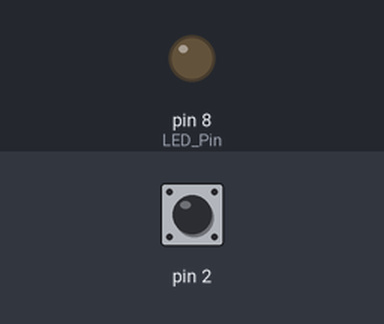
Bench run of a sketch on a simulated Arduino Uno, built with avr-gcc and run on an emulated ATmega328P. On the bench: output pins drawn as LEDs (lit = HIGH). The test bench sets the inputs (shaded band); at power-on: pin 2 HIGH.

Above: at 1.8 s.
1.9 s: pin 2 pulled LOW for 3.2 s
At 5.2 s:
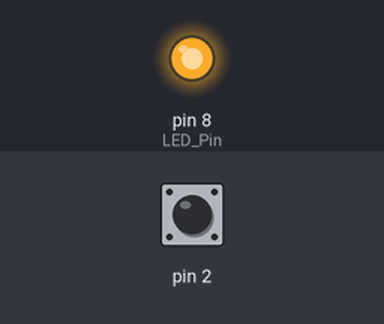
Timing chart, 0 to 6.7 s (numbered marks = the images above; inputs shaded):
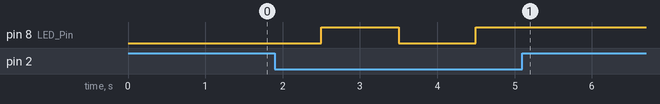

The sketch:

polling2.ino
```cpp
int ledOn = 0;  // LED starts off
int delayTime = 500; // 50 ms

void setup() {
  pinMode(2, INPUT_PULLUP);
  pinMode(8, OUTPUT); // LED Pin

}

void loop() {
  if(digitalRead(2) == LOW && ledOn == 0){
    delay(delayTime);
    if(digitalRead(2) == LOW){
      digitalWrite(8, HIGH); // LED turns on
      ledOn = 1;
    }
  }
  delay(delayTime);

  if(digitalRead(2) == LOW && ledOn == 1){
    delay(delayTime);
    if(digitalRead(2) == LOW){
      digitalWrite(8, LOW); // LED turns off
      ledOn = 0;
    }
  }
  delay(delayTime);
}
```

Measured:
- after the input at 1.9 s, pin 8 (LED_Pin): LOW → HIGH after 0.60 s, → LOW 1.0 s later, → HIGH 1.0 s later
